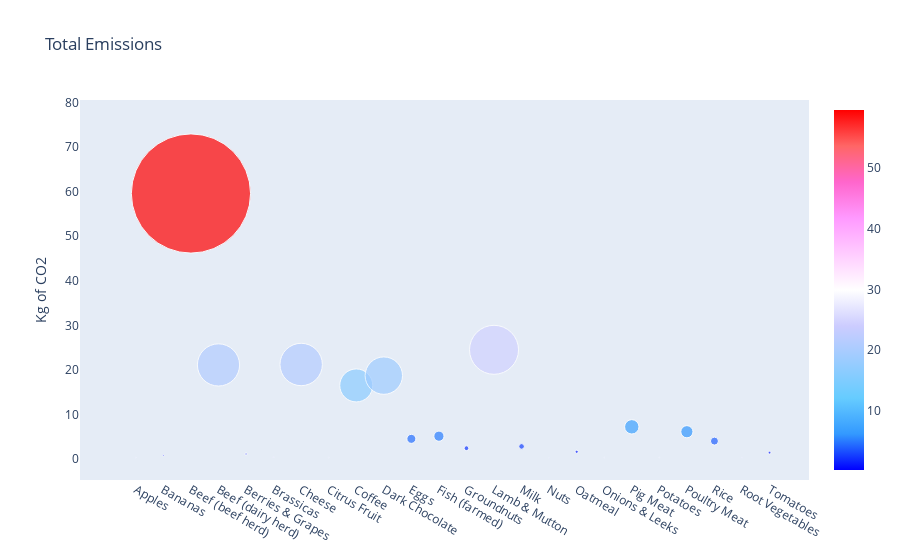

This figure's notebook cell:
### Code cell
chart_df= food_df.groupby("Food product")['Total_emissions'].sum().reset_index()
trace = go.Scatter(
    y = chart_df.Total_emissions,
    x = chart_df["Food product"],
    mode='markers',
    marker=dict(
        sizemode = 'diameter',
        sizeref = 1,
        size = chart_df.Total_emissions*2,
        color = chart_df.Total_emissions,
        colorscale='Picnic',
        showscale=True
    )
)
data = [trace]

layout= go.Layout(
    autosize= True,
    title= 'Total Emissions',
    hovermode= 'closest',
     xaxis= dict(
         ticklen= 5,
         showgrid=False,
        zeroline=False,
        showline=False
     ),
    yaxis=dict(
        title= 'Kg of CO2',
        showgrid=False,
        zeroline=False,
        ticklen= 5,
        gridwidth= 2
    ),
    showlegend= False
)
fig = go.Figure(data=data, layout=layout)
py.iplot(fig)
plt.savefig('KR_Kg of CO2 per kg of Food Produced_Trace.png')
plt.show()

### Figure 1 — Plotly figure (JSON) as saved in the notebook; plotly's stock layout.template omitted (floating-point values rounded to 4 significant figures)
{"data": [{"marker": {"color": [0.3, 0.8, 59.6, 21.1, 1.1, 0.4, 21.2, 0.3, 16.5, 18.7, 4.5, 5.1, 2.4, 24.5, 2.8, 0.2, 1.6, 0.3, 7.2, 0.3, 6.1, 4, 0.3, 1.4], "colorscale": [[0, "rgb(0,0,255)"], [0.1, "rgb(51,153,255)"], [0.2, "rgb(102,204,255)"], [0.3, "rgb(153,204,255)"], [0.4, "rgb(204,204,255)"], [0.5, "rgb(255,255,255)"], [0.6, "rgb(255,204,255)"], [0.7, "rgb(255,153,255)"], [0.8, "rgb(255,102,204)"], [0.9, "rgb(255,102,102)"], [1, "rgb(255,0,0)"]], "showscale": true, "size": [0.6, 1.6, 119.2, 42.2, 2.2, 0.8, 42.4, 0.6, 33.0, 37.4, 9, 10.2, 4.8, 49, 5.6, 0.4, 3.2, 0.6, 14.4, 0.6, 12.2, 8, 0.6, 2.8], "sizemode": "diameter", "sizeref": 1}, "mode": "markers", "type": "scatter", "x": ["Apples", "Bananas", "Beef (beef herd)", "Beef (dairy herd)", "Berries & Grapes", "Brassicas", "Cheese", "Citrus Fruit", "Coffee", "Dark Chocolate", "Eggs", "Fish (farmed)", "Groundnuts", "Lamb & Mutton", "Milk", "Nuts", "Oatmeal", "Onions & Leeks", "Pig Meat", "Potatoes", "Poultry Meat", "Rice", "Root Vegetables", "Tomatoes"], "y": [0.3, 0.8, 59.6, 21.1, 1.1, 0.4, 21.2, 0.3, 16.5, 18.7, 4.5, 5.1, 2.4, 24.5, 2.8, 0.2, 1.6, 0.3, 7.2, 0.3, 6.1, 4, 0.3, 1.4]}], "layout": {"autosize": true, "hovermode": "closest", "showlegend": false, "title": {"text": "Total Emissions"}, "xaxis": {"showgrid": false, "showline": false, "ticklen": 5, "zeroline": false}, "yaxis": {"gridwidth": 2, "showgrid": false, "ticklen": 5, "title": {"text": "Kg of CO2"}, "zeroline": false}}}
